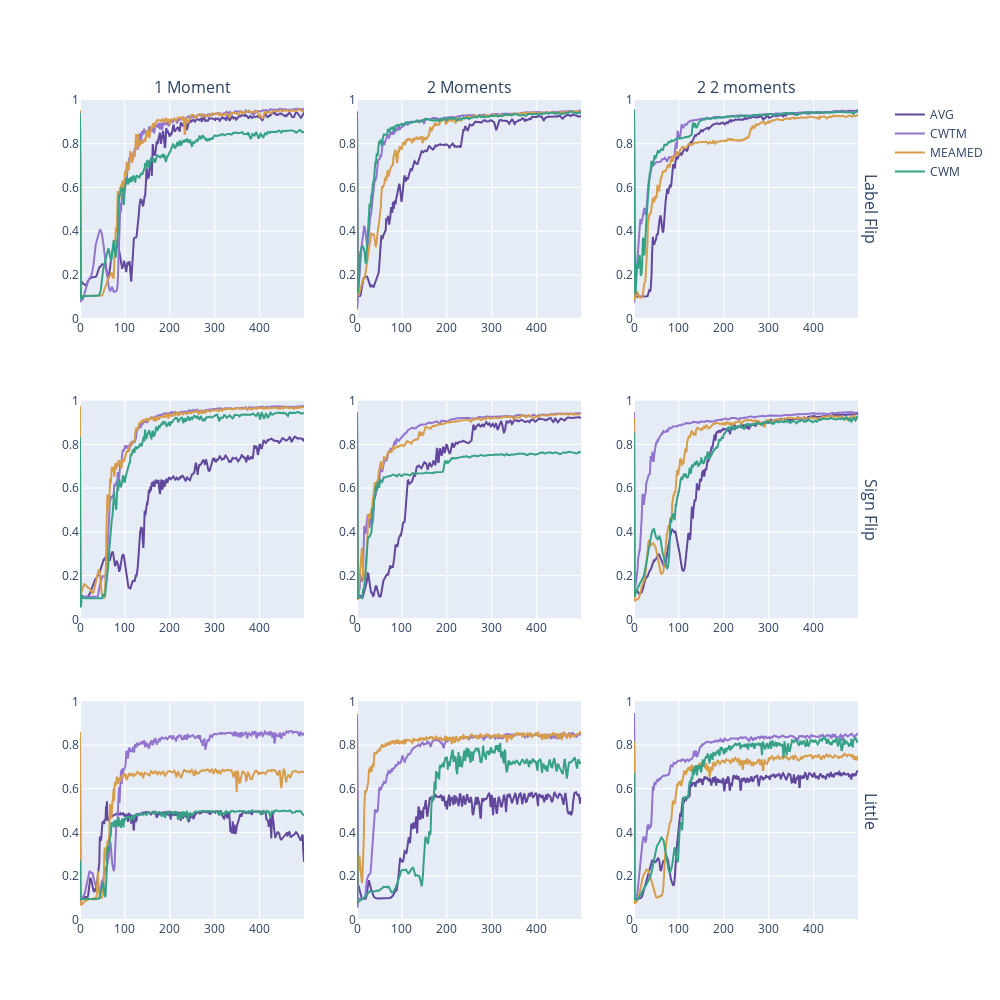

Notebook code cell kept with this figure:
### Code cell
fig = make_subplots(rows=3, cols=3, column_titles = ["1 Moment", "2 Moments", "2 2 moments"],  row_titles=['Label Flip', "Sign Flip", "Little"])
attack = "label_flip" # little, label_flip

x = np.arange(500)

for idx_att, attack in enumerate(["label_flip", "sign_flip", "little"]):
    
    print(f"-- {attack} --")
    for idx, moments in enumerate(["1_moment", "2_moments", "2_2_moments"]):
        
        results_avg = np.load(f"results/test_accuracy/{moments}/{attack}/avg_15_5_500.npy", allow_pickle=True) 
        results_cwtm = np.load(f"results/test_accuracy/{moments}/{attack}/cwtm_15_5_500.npy", allow_pickle=True) 
        results_meamed = np.load(f"results/test_accuracy/{moments}/{attack}/meamed_15_5_500.npy", allow_pickle=True) 
        results_cwm = np.load(f"results/test_accuracy/{moments}/{attack}/cwm_15_5_500.npy", allow_pickle=True) 

        print(f"{moments} avg: {results_avg[0][-1]}")
        print(f"{moments} cwtm: {results_cwtm[0][-1]}")
        print(f"{moments} meamed: {results_meamed[0][-1]}")
        print(f"{moments} cwm: {results_cwm[0][-1]}")


        fig.add_trace(
            go.Scatter(
                name = "AVG",
                x = x,
                y = results_avg[0],
                mode = 'lines',
                legendgroup = "g1",
                showlegend= True if idx_att==1 and idx==1 else False,
                line_color='#62489d'
            ), row=idx_att+1, col=idx+1
        )

        fig.add_trace(
            go.Scatter(
                name = "CWTM",
                x = x,
                y = results_cwtm[0],
                mode = 'lines',
                legendgroup = "g1",
                showlegend= True if idx_att==1 and idx==1 else False,
                line_color='#9274cf'
            ), row=idx_att+1, col=idx+1
        )

        fig.add_trace(
            go.Scatter(
                name = "MEAMED",
                x = x,
                y = results_meamed[0],
                mode = 'lines',
                legendgroup = "g1",
                showlegend= True if idx_att==1 and idx==1 else False,
                line_color='#d79d4b'
            ), row=idx_att+1, col=idx+1
        )

        fig.add_trace(
            go.Scatter(
                name = "CWM",
                x = x,
                y = results_cwm[0],
                mode = 'lines',
                legendgroup = "g1",
                showlegend= True if idx_att==1 and idx==1 else False,
                line_color='#37a187'
            ), row=idx_att+1, col=idx+1
        )

fig.update_layout(
    autosize=False,
    width=1000,
    height=1000)

fig.update_yaxes(range=[0,1])

fig.show()

### Figure 1 — Plotly figure (JSON) as saved in the notebook; plotly's stock layout.template omitted (floating-point values rounded to 4 significant figures; data arrays with more than 128 entries replaced by an {"elided": "..."} marker saying what was removed)
{"data": [{"legendgroup": "g1", "line": {"color": "#62489d"}, "mode": "lines", "name": "AVG", "showlegend": false, "type": "scatter", "x": {"elided": "500 int values"}, "xaxis": "x", "y": {"elided": "500 float values"}, "yaxis": "y"}, {"legendgroup": "g1", "line": {"color": "#9274cf"}, "mode": "lines", "name": "CWTM", "showlegend": false, "type": "scatter", "x": {"elided": "500 int values"}, "xaxis": "x", "y": {"elided": "500 float values"}, "yaxis": "y"}, {"legendgroup": "g1", "line": {"color": "#d79d4b"}, "mode": "lines", "name": "MEAMED", "showlegend": false, "type": "scatter", "x": {"elided": "500 int values"}, "xaxis": "x", "y": {"elided": "500 float values"}, "yaxis": "y"}, {"legendgroup": "g1", "line": {"color": "#37a187"}, "mode": "lines", "name": "CWM", "showlegend": false, "type": "scatter", "x": {"elided": "500 int values"}, "xaxis": "x", "y": {"elided": "500 float values"}, "yaxis": "y"}, {"legendgroup": "g1", "line": {"color": "#62489d"}, "mode": "lines", "name": "AVG", "showlegend": false, "type": "scatter", "x": {"elided": "500 int values"}, "xaxis": "x2", "y": {"elided": "500 float values"}, "yaxis": "y2"}, {"legendgroup": "g1", "line": {"color": "#9274cf"}, "mode": "lines", "name": "CWTM", "showlegend": false, "type": "scatter", "x": {"elided": "500 int values"}, "xaxis": "x2", "y": {"elided": "500 float values"}, "yaxis": "y2"}, {"legendgroup": "g1", "line": {"color": "#d79d4b"}, "mode": "lines", "name": "MEAMED", "showlegend": false, "type": "scatter", "x": {"elided": "500 int values"}, "xaxis": "x2", "y": {"elided": "500 float values"}, "yaxis": "y2"}, {"legendgroup": "g1", "line": {"color": "#37a187"}, "mode": "lines", "name": "CWM", "showlegend": false, "type": "scatter", "x": {"elided": "500 int values"}, "xaxis": "x2", "y": {"elided": "500 float values"}, "yaxis": "y2"}, {"legendgroup": "g1", "line": {"color": "#62489d"}, "mode": "lines", "name": "AVG", "showlegend": false, "type": "scatter", "x": {"elided": "500 int values"}, "xaxis": "x3", "y": {"elided": "500 float values"}, "yaxis": "y3"}, {"legendgroup": "g1", "line": {"color": "#9274cf"}, "mode": "lines", "name": "CWTM", "showlegend": false, "type": "scatter", "x": {"elided": "500 int values"}, "xaxis": "x3", "y": {"elided": "500 float values"}, "yaxis": "y3"}, {"legendgroup": "g1", "line": {"color": "#d79d4b"}, "mode": "lines", "name": "MEAMED", "showlegend": false, "type": "scatter", "x": {"elided": "500 int values"}, "xaxis": "x3", "y": {"elided": "500 float values"}, "yaxis": "y3"}, {"legendgroup": "g1", "line": {"color": "#37a187"}, "mode": "lines", "name": "CWM", "showlegend": false, "type": "scatter", "x": {"elided": "500 int values"}, "xaxis": "x3", "y": {"elided": "500 float values"}, "yaxis": "y3"}, {"legendgroup": "g1", "line": {"color": "#62489d"}, "mode": "lines", "name": "AVG", "showlegend": false, "type": "scatter", "x": {"elided": "500 int values"}, "xaxis": "x4", "y": {"elided": "500 float values"}, "yaxis": "y4"}, {"legendgroup": "g1", "line": {"color": "#9274cf"}, "mode": "lines", "name": "CWTM", "showlegend": false, "type": "scatter", "x": {"elided": "500 int values"}, "xaxis": "x4", "y": {"elided": "500 float values"}, "yaxis": "y4"}, {"legendgroup": "g1", "line": {"color": "#d79d4b"}, "mode": "lines", "name": "MEAMED", "showlegend": false, "type": "scatter", "x": {"elided": "500 int values"}, "xaxis": "x4", "y": {"elided": "500 float values"}, "yaxis": "y4"}, {"legendgroup": "g1", "line": {"color": "#37a187"}, "mode": "lines", "name": "CWM", "showlegend": false, "type": "scatter", "x": {"elided": "500 int values"}, "xaxis": "x4", "y": {"elided": "500 float values"}, "yaxis": "y4"}, {"legendgroup": "g1", "line": {"color": "#62489d"}, "mode": "lines", "name": "AVG", "showlegend": true, "type": "scatter", "x": {"elided": "500 int values"}, "xaxis": "x5", "y": {"elided": "500 float values"}, "yaxis": "y5"}, {"legendgroup": "g1", "line": {"color": "#9274cf"}, "mode": "lines", "name": "CWTM", "showlegend": true, "type": "scatter", "x": {"elided": "500 int values"}, "xaxis": "x5", "y": {"elided": "500 float values"}, "yaxis": "y5"}, {"legendgroup": "g1", "line": {"color": "#d79d4b"}, "mode": "lines", "name": "MEAMED", "showlegend": true, "type": "scatter", "x": {"elided": "500 int values"}, "xaxis": "x5", "y": {"elided": "500 float values"}, "yaxis": "y5"}, {"legendgroup": "g1", "line": {"color": "#37a187"}, "mode": "lines", "name": "CWM", "showlegend": true, "type": "scatter", "x": {"elided": "500 int values"}, "xaxis": "x5", "y": {"elided": "500 float values"}, "yaxis": "y5"}, {"legendgroup": "g1", "line": {"color": "#62489d"}, "mode": "lines", "name": "AVG", "showlegend": false, "type": "scatter", "x": {"elided": "500 int values"}, "xaxis": "x6", "y": {"elided": "500 float values"}, "yaxis": "y6"}, {"legendgroup": "g1", "line": {"color": "#9274cf"}, "mode": "lines", "name": "CWTM", "showlegend": false, "type": "scatter", "x": {"elided": "500 int values"}, "xaxis": "x6", "y": {"elided": "500 float values"}, "yaxis": "y6"}, {"legendgroup": "g1", "line": {"color": "#d79d4b"}, "mode": "lines", "name": "MEAMED", "showlegend": false, "type": "scatter", "x": {"elided": "500 int values"}, "xaxis": "x6", "y": {"elided": "500 float values"}, "yaxis": "y6"}, {"legendgroup": "g1", "line": {"color": "#37a187"}, "mode": "lines", "name": "CWM", "showlegend": false, "type": "scatter", "x": {"elided": "500 int values"}, "xaxis": "x6", "y": {"elided": "500 float values"}, "yaxis": "y6"}, {"legendgroup": "g1", "line": {"color": "#62489d"}, "mode": "lines", "name": "AVG", "showlegend": false, "type": "scatter", "x": {"elided": "500 int values"}, "xaxis": "x7", "y": {"elided": "500 float values"}, "yaxis": "y7"}, {"legendgroup": "g1", "line": {"color": "#9274cf"}, "mode": "lines", "name": "CWTM", "showlegend": false, "type": "scatter", "x": {"elided": "500 int values"}, "xaxis": "x7", "y": {"elided": "500 float values"}, "yaxis": "y7"}, {"legendgroup": "g1", "line": {"color": "#d79d4b"}, "mode": "lines", "name": "MEAMED", "showlegend": false, "type": "scatter", "x": {"elided": "500 int values"}, "xaxis": "x7", "y": {"elided": "500 float values"}, "yaxis": "y7"}, {"legendgroup": "g1", "line": {"color": "#37a187"}, "mode": "lines", "name": "CWM", "showlegend": false, "type": "scatter", "x": {"elided": "500 int values"}, "xaxis": "x7", "y": {"elided": "500 float values"}, "yaxis": "y7"}, {"legendgroup": "g1", "line": {"color": "#62489d"}, "mode": "lines", "name": "AVG", "showlegend": false, "type": "scatter", "x": {"elided": "500 int values"}, "xaxis": "x8", "y": {"elided": "500 float values"}, "yaxis": "y8"}, {"legendgroup": "g1", "line": {"color": "#9274cf"}, "mode": "lines", "name": "CWTM", "showlegend": false, "type": "scatter", "x": {"elided": "500 int values"}, "xaxis": "x8", "y": {"elided": "500 float values"}, "yaxis": "y8"}, {"legendgroup": "g1", "line": {"color": "#d79d4b"}, "mode": "lines", "name": "MEAMED", "showlegend": false, "type": "scatter", "x": {"elided": "500 int values"}, "xaxis": "x8", "y": {"elided": "500 float values"}, "yaxis": "y8"}, {"legendgroup": "g1", "line": {"color": "#37a187"}, "mode": "lines", "name": "CWM", "showlegend": false, "type": "scatter", "x": {"elided": "500 int values"}, "xaxis": "x8", "y": {"elided": "500 float values"}, "yaxis": "y8"}, {"legendgroup": "g1", "line": {"color": "#62489d"}, "mode": "lines", "name": "AVG", "showlegend": false, "type": "scatter", "x": {"elided": "500 int values"}, "xaxis": "x9", "y": {"elided": "500 float values"}, "yaxis": "y9"}, {"legendgroup": "g1", "line": {"color": "#9274cf"}, "mode": "lines", "name": "CWTM", "showlegend": false, "type": "scatter", "x": {"elided": "500 int values"}, "xaxis": "x9", "y": {"elided": "500 float values"}, "yaxis": "y9"}, {"legendgroup": "g1", "line": {"color": "#d79d4b"}, "mode": "lines", "name": "MEAMED", "showlegend": false, "type": "scatter", "x": {"elided": "500 int values"}, "xaxis": "x9", "y": {"elided": "500 float values"}, "yaxis": "y9"}, {"legendgroup": "g1", "line": {"color": "#37a187"}, "mode": "lines", "name": "CWM", "showlegend": false, "type": "scatter", "x": {"elided": "500 int values"}, "xaxis": "x9", "y": {"elided": "500 float values"}, "yaxis": "y9"}], "layout": {"annotations": [{"font": {"size": 16}, "showarrow": false, "text": "1 Moment", "x": 0.1411, "xanchor": "center", "xref": "paper", "y": 1, "yanchor": "bottom", "yref": "paper"}, {"font": {"size": 16}, "showarrow": false, "text": "2 Moments", "x": 0.49, "xanchor": "center", "xref": "paper", "y": 1, "yanchor": "bottom", "yref": "paper"}, {"font": {"size": 16}, "showarrow": false, "text": "2 2 moments", "x": 0.8389, "xanchor": "center", "xref": "paper", "y": 1, "yanchor": "bottom", "yref": "paper"}, {"font": {"size": 16}, "showarrow": false, "text": "Label Flip", "textangle": 90, "x": 0.98, "xanchor": "left", "xref": "paper", "y": 0.8667, "yanchor": "middle", "yref": "paper"}, {"font": {"size": 16}, "showarrow": false, "text": "Sign Flip", "textangle": 90, "x": 0.98, "xanchor": "left", "xref": "paper", "y": 0.5, "yanchor": "middle", "yref": "paper"}, {"font": {"size": 16}, "showarrow": false, "text": "Little", "textangle": 90, "x": 0.98, "xanchor": "left", "xref": "paper", "y": 0.1333, "yanchor": "middle", "yref": "paper"}], "autosize": false, "height": 1000, "width": 1000, "xaxis": {"anchor": "y", "autorange": true, "domain": [0, 0.2822], "range": [0, 499], "type": "linear"}, "xaxis2": {"anchor": "y2", "autorange": true, "domain": [0.3489, 0.6311], "range": [0, 499], "type": "linear"}, "xaxis3": {"anchor": "y3", "autorange": true, "domain": [0.6978, 0.98], "range": [0, 499], "type": "linear"}, "xaxis4": {"anchor": "y4", "autorange": true, "domain": [0, 0.2822], "range": [0, 499], "type": "linear"}, "xaxis5": {"anchor": "y5", "autorange": true, "domain": [0.3489, 0.6311], "range": [0, 499], "type": "linear"}, "xaxis6": {"anchor": "y6", "autorange": true, "domain": [0.6978, 0.98], "range": [0, 499], "type": "linear"}, "xaxis7": {"anchor": "y7", "autorange": true, "domain": [0, 0.2822], "range": [0, 499], "type": "linear"}, "xaxis8": {"anchor": "y8", "autorange": true, "domain": [0.3489, 0.6311], "range": [0, 499], "type": "linear"}, "xaxis9": {"anchor": "y9", "autorange": true, "domain": [0.6978, 0.98], "range": [0, 499], "type": "linear"}, "yaxis": {"anchor": "x", "domain": [0.7333, 1], "range": [0, 1], "type": "linear"}, "yaxis2": {"anchor": "x2", "domain": [0.7333, 1], "range": [0, 1], "type": "linear"}, "yaxis3": {"anchor": "x3", "domain": [0.7333, 1], "range": [0, 1], "type": "linear"}, "yaxis4": {"anchor": "x4", "domain": [0.3667, 0.6333], "range": [0, 1], "type": "linear"}, "yaxis5": {"anchor": "x5", "domain": [0.3667, 0.6333], "range": [0, 1], "type": "linear"}, "yaxis6": {"anchor": "x6", "domain": [0.3667, 0.6333], "range": [0, 1], "type": "linear"}, "yaxis7": {"anchor": "x7", "domain": [0, 0.2667], "range": [0, 1], "type": "linear"}, "yaxis8": {"anchor": "x8", "domain": [0, 0.2667], "range": [0, 1], "type": "linear"}, "yaxis9": {"anchor": "x9", "domain": [0, 0.2667], "range": [0, 1], "type": "linear"}}}
